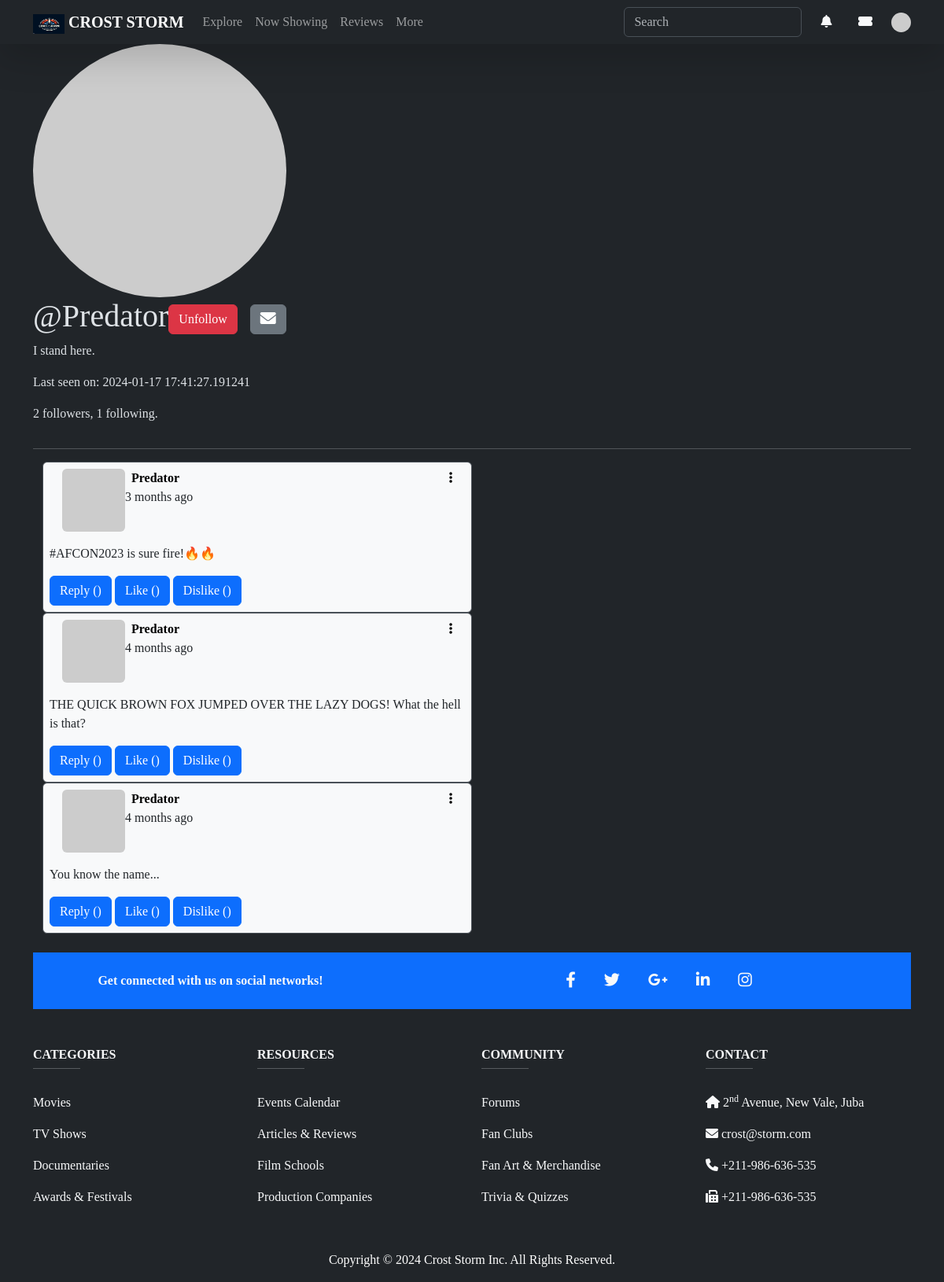
The page /user/Predator (signed in) on the database its author committed.
### app/models.py (models this page shows, shortened)
class User(UserMixin, db.Model):
    __tablename__ = 'user'
    __table_args__ = {'extend_existing': True}
    id = db.Column(db.Integer, primary_key=True)
    username = db.Column(db.String(64), index=True, unique=True)
    email = db.Column(db.String(120), index=True, unique=True)
    password_hash = db.Column(db.String(128))
    about_me = db.Column(db.String(140))
    last_seen = db.Column(db.DateTime, default=datetime.utcnow)
    notifications = db.relationship('Notification', backref='user',
                                    lazy='dynamic')
    messages_sent = db.relationship('Message',
                                    foreign_keys='Message.sender_id',
                                    backref='author', lazy='dynamic')
    messages_received = db.relationship('Message',
                                        foreign_keys='Message.recipient_id',
                                        backref='recipient', lazy='dynamic')
    last_message_read_time = db.Column(db.DateTime)
    posts = db.relationship('Post', backref='author_user',
                            lazy='dynamic', overlaps="author_user")
    followed = db.relationship(
        'User',
        secondary=followers,
        primaryjoin=(followers.c.follower_id == id),
        secondaryjoin=(followers.c.followed_id == id),
        backref=db.backref('followers', lazy='dynamic'),
        lazy='dynamic'
    )
    def is_following(self, user):
        return self.followed.filter(
            followers.c.followed_id == user.id).count() > 0
    def new_messages(self):
        last_read_time = self.last_message_read_time or datetime(1900, 1, 1)
        return Message.query.filter_by(recipient=self).filter(
            Message.timestamp > last_read_time).count()
    def avatar(self, size):
        digest = md5(self.email.lower().encode('utf-8')).hexdigest()
        return f'https://www.gravatar.com/avatar/{digest}?d=identicon&s={size}'
    @login.user_loader
    def load_user(id):
        return User.query.get(int(id))

class SearchableMixin(object):
    @classmethod
    def before_commit(cls, session):
        session._changes = {
            'add': list(session.new),
            'update': list(session.dirty),
            'delete': list(session.deleted)
        }
    @classmethod
    def after_commit(cls, session):
        for obj in session._changes['add']:
            if isinstance(obj, SearchableMixin):
                add_to_index(obj.__tablename__, obj)
        for obj in session._changes['update']:
            if isinstance(obj, SearchableMixin):
                add_to_index(obj.__tablename__, obj)
        for obj in session._changes['delete']:
            if isinstance(obj, SearchableMixin):
                remove_from_index(obj.__tablename__, obj)
        session._changes = None

class Post(SearchableMixin, db.Model):
    __searchable__ = ['body']
    __tablename__ = 'post'
    __table_args__ = {'extend_existing': True}
    id = db.Column(db.Integer, primary_key=True)
    user_id = db.Column(db.Integer, db.ForeignKey('user.id'))
    body = db.Column(db.String(140))
    timestamp = db.Column(db.DateTime, index=True, default=datetime.utcnow)
    author = db.relationship('User', backref='user_posts', overlaps="author_user,user_posts")
    language = db.Column(db.String(5))
    replies = db.relationship('Reply', backref='post_ref', lazy=True)
    likes = db.Column(db.Integer, default=0)
    dislikes = db.Column(db.Integer, default=0)

### app/main/routes.py (the view)
@user_bp.route('/user/<username>')
@login_required
def user(username):
    current_year = datetime.datetime.now().year
    form = EmptyForm()
    user = User.query.filter_by(username=username).first_or_404()
    page = request.args.get('page', 1, type=int)
    posts = Post.query.filter_by(user_id=user.id).order_by(Post.timestamp.desc()).paginate(
        page=page, per_page=current_app.config['POSTS_PER_PAGE'],
        error_out=False)
    next_url = url_for('main.user', username=user.username,
                       page=posts.next_num) if posts.has_next else None
    prev_url = url_for('main.user', username=user.username,
                       page=posts.prev_num) if posts.has_prev else None
    form = EmptyForm()
    return render_template('user.html', user=user, current_year=current_year, posts=posts.items,
                           next_url=next_url, prev_url=prev_url, form=form)

### app/main/forms.py
class SearchForm(FlaskForm):
    q = StringField(_l('Search'), validators=[DataRequired()])
    def __init__(self, *args, **kwargs):
        if 'formdata' not in kwargs:
            kwargs['formdata'] = request.args
        if 'meta' not in kwargs:
            kwargs['meta'] = {'csrf': False}
        super(SearchForm, self).__init__(*args, **kwargs)

class EmptyForm(FlaskForm):
    submit = SubmitField('Submit')

### app/main/routes.py (called while the page is built)
@user_bp.before_app_request
def before_request():
    if current_user.is_authenticated:
        current_user.last_seen = datetime.datetime.now()
        db.session.commit()
        g.search_form = SearchForm()
    g.locale = str(get_locale())

### app/templates/user.html (shortened to what this page needs)
{% extends "base.html" %}
{% block content %}
<div class="container">
    <div class="d-flex justify-content-between align-items-center flex-wrap">
        <div class="d-flex flex-column">
            <img alt="profile picture" class="rounded-circle" src="{{ user.avatar(200) }}">
            <div class="d-flex justify-content-between align-items-center flex-wrap px-6">
                <div class="col-12 col-md-5">
                    <h1>@{{ user.username }}</h1>
                </div>
                <div class="d-flex align-items-center justify-content-evenly flex-end">
                    {% if user == current_user %}
                    <p><a class="text-decoration-none" href="{{ url_for('user_bp.edit_profile') }}">Edit your
                            profile</a>
                    </p>
                    {% else %}
                    <div>
                        <form action="{{ url_for('user_bp.unfollow', username=user.username) }}" method="post">
                            {{ form.submit(value='Unfollow', class='btn btn-danger') }}
                        </form>
                    </div>
                    {% endif %}
                    {% if user != current_user %}
                    <div>
                        <a class="text-decoration-none btn btn-secondary ms-3" href="{{ url_for('user_bp.send_message',
                                            recipient=user.username) }}">
                            <i class="fas fa-envelope fa-lg"></i>
                        </a>
                    </div>
                    {% endif %}
                </div>
            </div>
            {% if user.about_me %}<p>{{ user.about_me }}</p>{% endif %}
            {% if user.last_seen %}<p>Last seen on: {{ user.last_seen }}</p>{% endif %}
            <p>{{ user.followers.count() }} followers, {{ user.followed.count() }} following.</p>
        </div>
    </div>
    <hr>
    <div class="container">
        {% for post in posts %}
        {% include '_post.html' %}
        {% endfor %}
    </div>
</div>
{% endblock %}

### app/templates/_post.html (shortened to what this page needs)
<div class="d-flex flex-column border p-2 rounded w-50 bg-light text-dark">
    <div class="mb-3 d-flex flex-row text-left mb-1 justify-content-between px-3">
        <div class="d-flex">
            <img alt="profile picture" class="rounded" src="{{ post.author.avatar(30) }}">
            <span class="d-flex flex-column user_popup">
                <a class="mx-2 text-decoration-none fw-bold text-black username"
                    href="{{ url_for('user_bp.user', username=post.author.username) }}" translate="no">
                    {{ post.author.username }}
                </a>
                {{ moment(post.timestamp).fromNow() }}
            </span>
        </div>
        <div class="dropdown">
            <a aria-expanded="false" class="dropdown-toggle text-black" data-bs-toggle="dropdown"
                id="dropdownMenuButton" type="button"><i class="fas fa-ellipsis-v"></i>
            </a>
        </div>
    </div>
    <div class="post">
        <p class="mt-0">{{ post.body }}</p>
        <button class="reply-btn btn btn-primary" data-post-id="{{ post.id }}">Reply ({{ post.reply_count }})</button>
        <button class="like-btn btn btn-primary" data-post-id="{{ post.id }}">Like ({{ post.like_count }})</button>
        <button class="dislike-btn btn btn-primary" data-post-id="{{ post.id }}">Dislike ({{ post.dislike_count }})
        </button>
    </div>
</div>

### app/static/styles/styles.css (style rules this page uses)
body { font-family: Tahoma, verdana; }
html { scroll-behavior: smooth; }
.dropdown-toggle::after { display: none; }

### rows shown on the page
User: username "Predator", about_me "I stand here.", last_seen "2024-01-17 17:41:27.191241"
Post: author.username "Predator", timestamp "3 months ago", body "#AFCON2023 is sure fire!🔥🔥"
Post: author.username "Predator", timestamp "4 months ago", body "THE QUICK BROWN FOX JUMPED OVER THE LAZY DOGS! What the hell is that?"
Post: author.username "Predator", timestamp "4 months ago", body "You know the name..."

### other values the page prints
{{ user.followers.count() }} "2"
{{ user.followed.count() }} "1"
